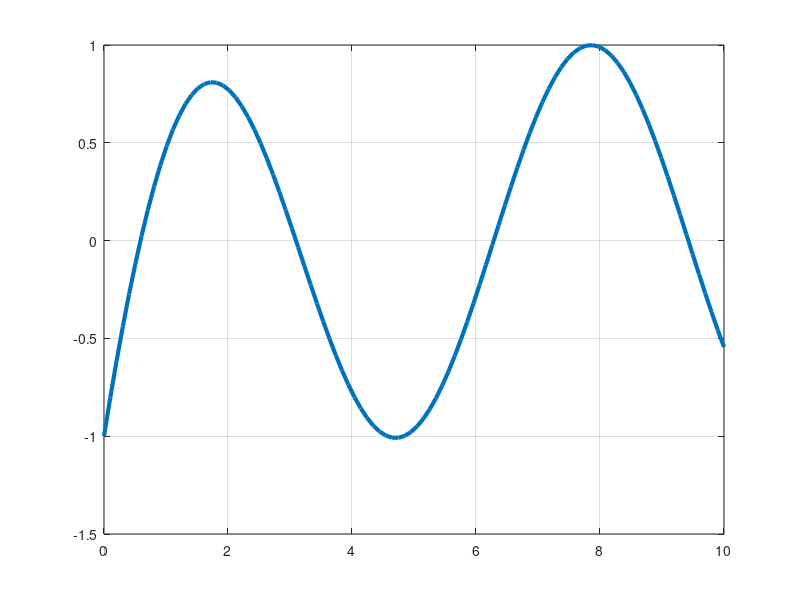

Write MATLAB code to recreate this figure. (Note: this script raises an error after producing the figure.)
%pct d tema2
f=@(x)sin(x)-exp(-x);
x=linspace(0,10,100);
y=f(x);
plot(x,y,'Linewidth',3)
hold on
grid on
[interval]=cautainterval(f,0,10,50)
for i=1: size(interval,1)
    x1=interval(i,1)
    x2=interval(i,2)
    fill([x1 x1 x2 x2 x1],[-0.3,0.3,0.3,-0.3,-0.3],[0.7 0.3 0.9 0.5 0.7])
    r(i)=MetSecantei(f,x1,x2,x1,x2,10^(-3));
end
plot(r,f(r),'o','Markerfacecolor','y','Markersize',10)